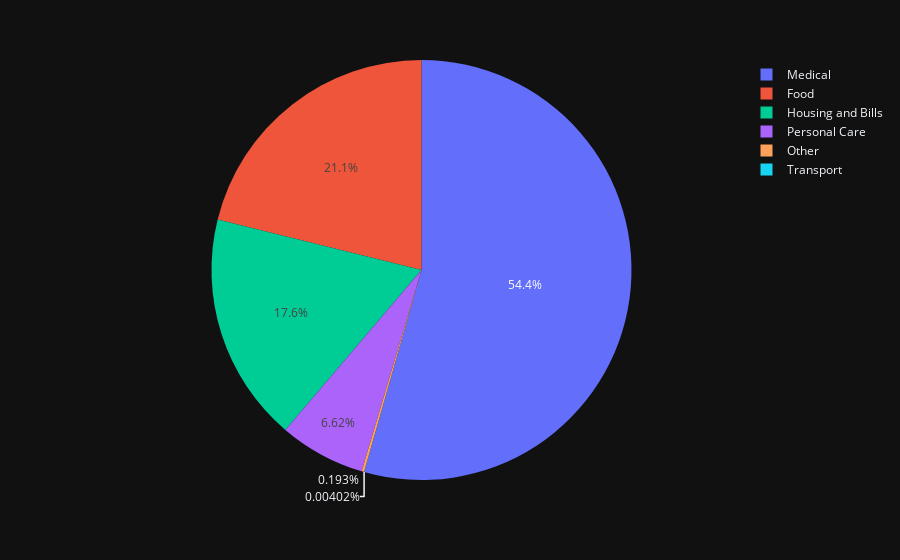

The code cell stored with this chart in its notebook:
### Code cell
fig = px.pie(expenses_dataset, values="Total", names="Category")
fig.show()

### Figure 1 — Plotly figure (JSON) as saved in the notebook; plotly's stock layout.template omitted (floating-point values rounded to 4 significant figures; data arrays with more than 128 entries replaced by an {"elided": "..."} marker saying what was removed)
{"data": [{"domain": {"x": [0.0, 1.0], "y": [0.0, 1.0]}, "hovertemplate": "Category=%{label}<br>Total=%{value}<extra></extra>", "labels": {"elided": "30187 str values"}, "legendgroup": "", "name": "", "showlegend": true, "values": {"elided": "30187 float values"}, "type": "pie"}], "layout": {"legend": {"tracegroupgap": 0}, "margin": {"t": 60}}}
